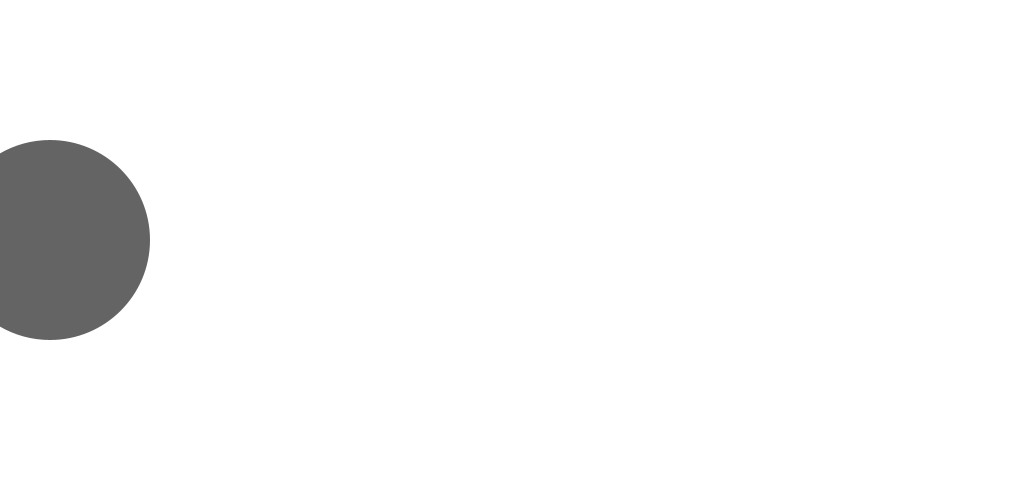
Frame 1 (no input)
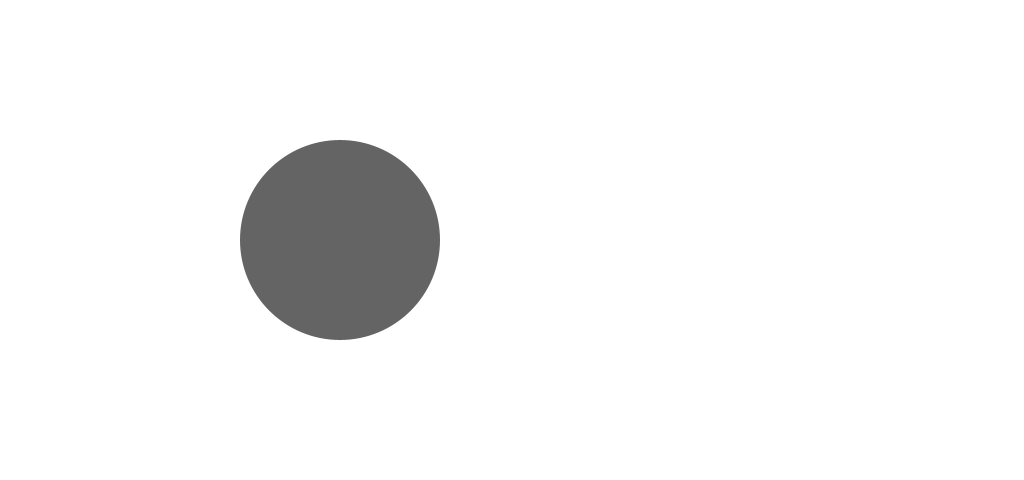
Frame 60 (the mouse pressed at the canvas centre just before this capture)
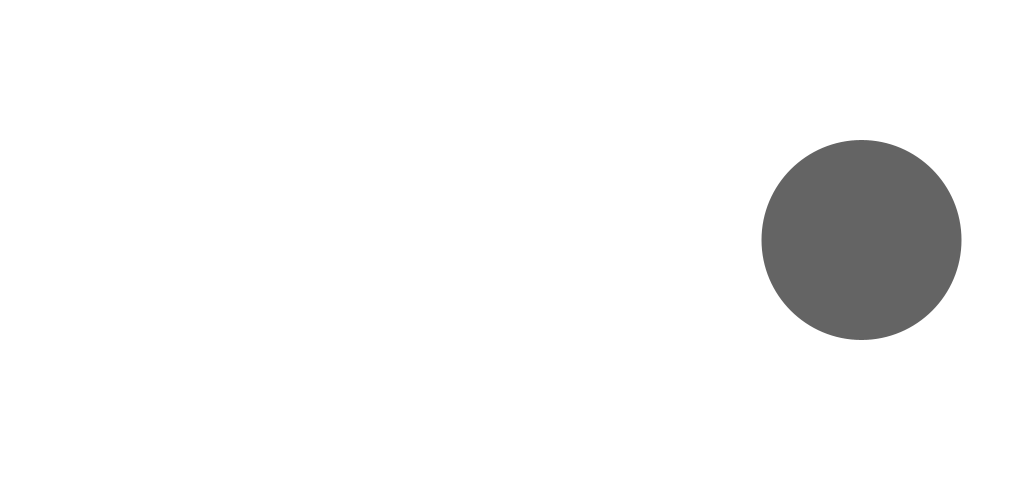
Frame 120 (the mouse held since frame 60 and released just before this capture)

The Processing sketch that drew these frames (run headless with seeded random() and noise(); from frame 60 on, the mouse is pressed at the canvas centre):

// Processing sketch: Speed
// ── Speed.pde
// Speed
//
// Simple 1D linear movement using speed & direction.
//
// Dan Wilcox danomatika.com 2016

float x = 20; // x position
float speed = 10.0; // speed in pixels
int radius = 100; // circle radius

void setup() {
  size(1024, 480);
}

void draw() {
  background(255);
 
  // calc speed modifier from mouse x pos
  float s = map(mouseX, 0, width, 0.5, 2.0);
 
  // update position,
  // adding to the pos -> move right
  // subtracting form pos -> move left
  x = x + speed*s;
 
  // stop when we get to the right edge
  //if(x >= width-radius) {
  //  x = width-radius;  
  //}
 
  //// wrap around once we go off the right edge
  //if(x >= width+radius) {
  //  x = -radius;  
  //}
 
  // change direction once we reach the edge of the window
  if(x > width-radius/2) { // right side
    x = width-radius/2; // reset to right limit
    speed = -speed; // change direction aka change sign
  }
  if( x < radius/2) { // left side
    x = radius/2;  // reset to left limit
    speed = -speed; // change direction
  }
 
  // draw the circle
  noStroke();
  fill(100);
  ellipse(x, height/2, radius*2, radius*2);
}
